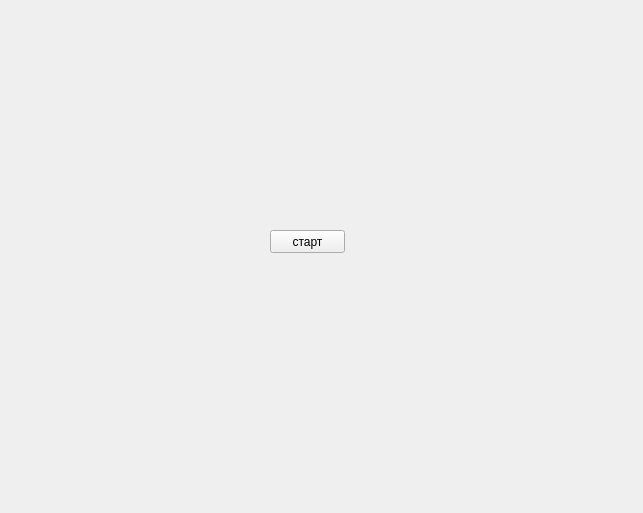
<?xml version="1.0" encoding="UTF-8"?>
<ui version="4.0">
 <class>yellow</class>
 <widget class="QMainWindow" name="yellow">
  <property name="geometry">
   <rect>
    <x>0</x>
    <y>0</y>
    <width>643</width>
    <height>513</height>
   </rect>
  </property>
  <property name="windowTitle">
   <string>yellow</string>
  </property>
  <widget class="QWidget" name="centralwidget">
   <widget class="QPushButton" name="start">
    <property name="geometry">
     <rect>
      <x>270</x>
      <y>230</y>
      <width>75</width>
      <height>23</height>
     </rect>
    </property>
    <property name="text">
     <string>старт</string>
    </property>
   </widget>
  </widget>
 </widget>
 <resources/>
 <connections/>
</ui>
